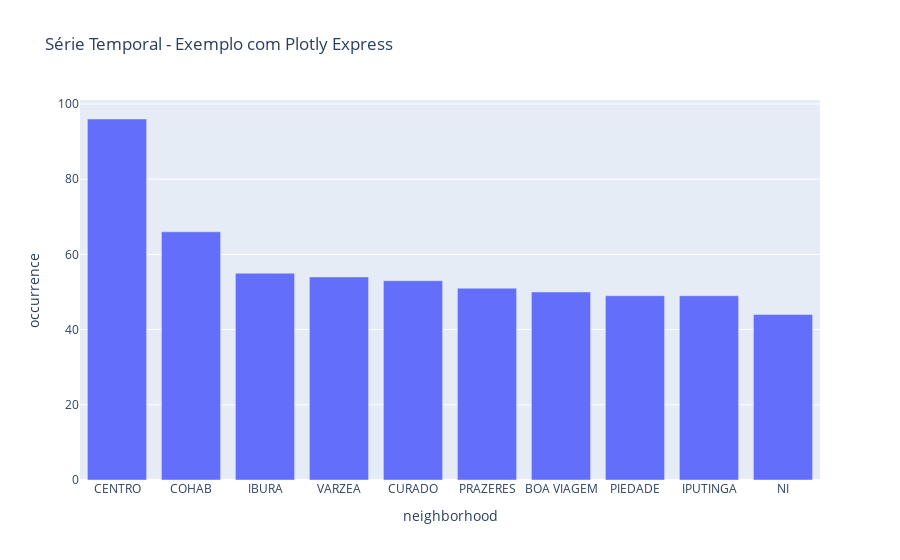

The cell this chart's notebook holds for it:
### Code cell
agrupado = df1[["neighborhood", "occurrence"]].groupby("neighborhood").sum("occurrence").sort_values("occurrence", ascending=False).head(10).reset_index()
px.bar(agrupado, x='neighborhood', y='occurrence', title='Série Temporal - Exemplo com Plotly Express')

### Figure 1 — Plotly figure (JSON) as saved in the notebook; plotly's stock layout.template omitted (floating-point values rounded to 4 significant figures)
{"data": [{"hovertemplate": "neighborhood=%{x}<br>occurrence=%{y}<extra></extra>", "legendgroup": "", "marker": {"color": "#636efa", "pattern": {"shape": ""}}, "name": "", "orientation": "v", "showlegend": false, "textposition": "auto", "type": "bar", "x": ["CENTRO", "COHAB", "IBURA", "VARZEA", "CURADO", "PRAZERES", "BOA VIAGEM", "PIEDADE", "IPUTINGA", "NI"], "xaxis": "x", "y": [96, 66, 55, 54, 53, 51, 50, 49, 49, 44], "yaxis": "y"}], "layout": {"barmode": "relative", "legend": {"tracegroupgap": 0}, "title": {"text": "Série Temporal - Exemplo com Plotly Express"}, "xaxis": {"anchor": "y", "domain": [0, 1], "title": {"text": "neighborhood"}}, "yaxis": {"anchor": "x", "domain": [0, 1], "title": {"text": "occurrence"}}}}
